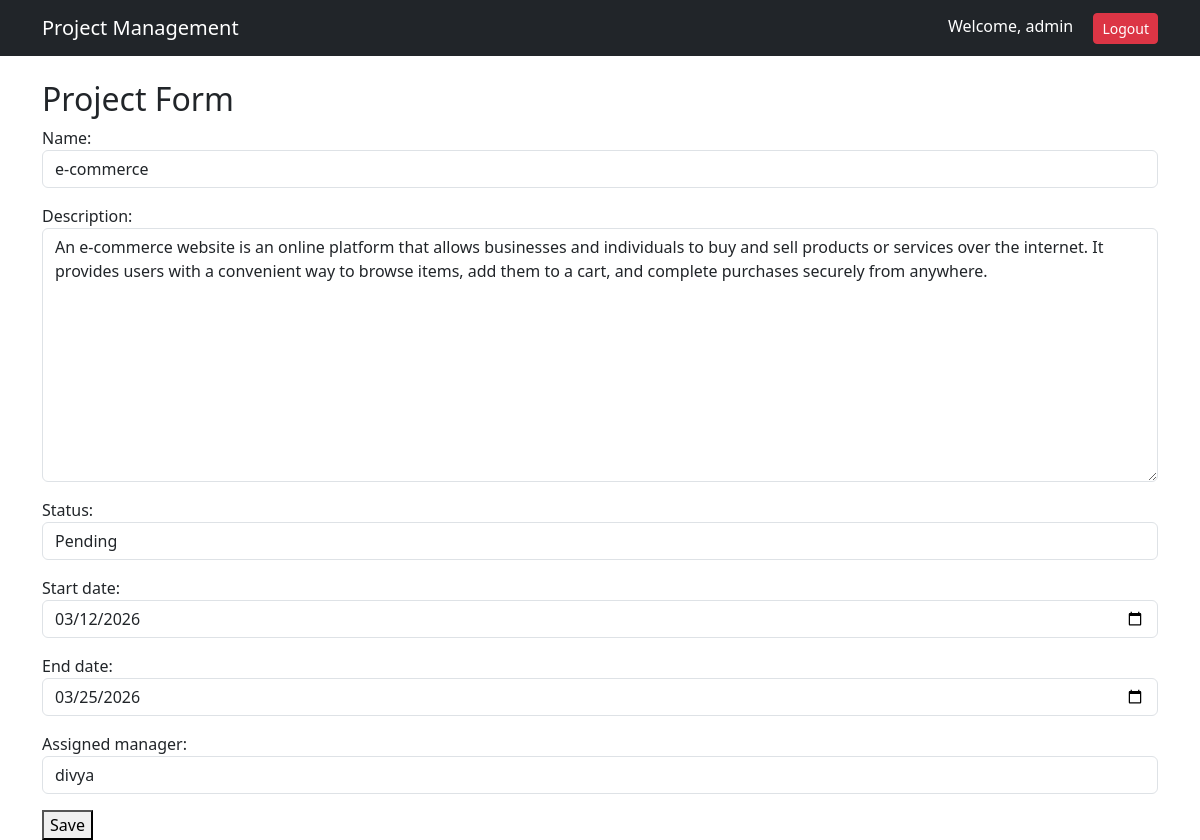
Screenshot of /projectupdate/4/ (signed in) with the database file from the repository.
### core/models.py (models this page shows, shortened)
class CustomUser(AbstractUser):
    USER_TYPE_CHOICES = (
        ('admin', 'Admin'),
        ('employee', 'Employee'),
    )
    user_type = models.CharField(max_length=20, choices=USER_TYPE_CHOICES, default='employee')
    phone = models.CharField(max_length=15, blank=True, null=True)
    profile_image = models.ImageField(upload_to='profiles/', blank=True, null=True)
    def __str__(self):
        return self.username

class Project(models.Model):
    STATUS_CHOICES = [
        ('Pending', 'Pending'),
        ('In Progress', 'In Progress'),
        ('Completed', 'Completed'),
    ]
    name = models.CharField(max_length=200)
    description = models.TextField()
    status = models.CharField(max_length=20, choices=STATUS_CHOICES, default='Pending')
    start_date = models.DateField()
    end_date = models.DateField()
    assigned_manager = models.ForeignKey(settings.AUTH_USER_MODEL, on_delete=models.CASCADE, related_name='managed_projects')

### core/views.py (the view)
# urls.py: path('projectupdate/<int:id>/', projectupdatefn),
@admin_required
def projectupdatefn(request, id):
    project = Project.objects.get(id=id)
    if request.method == 'POST':
        form = ProjectForm(request.POST, instance=project)
        if form.is_valid():
            form.save()
            return redirect('/projectlist/')
    else:
        form = ProjectForm(instance=project)
    return render(request, 'projectform.html', {'form': form})

### core/forms.py
class ProjectForm(forms.ModelForm):
    class Meta:
        model = Project
        fields = '__all__'
        widgets = {
            'name': forms.TextInput(attrs={'class': 'form-control'}),
            'description': forms.Textarea(attrs={'class': 'form-control'}),
            'status': forms.Select(attrs={'class': 'form-control'}),
            'start_date': forms.DateInput(attrs={'class': 'form-control', 'type': 'date'}),
            'end_date': forms.DateInput(attrs={'class': 'form-control', 'type': 'date'}),
            'assigned_manager': forms.Select(attrs={'class': 'form-control'}),
        }

### core/templates/projectform.html (shortened to what this page needs)
{% extends "base.html" %}
{% block content %}
<h2>Project Form</h2>
<form method="POST">
    {{ form.as_p }}
    <button type="submit">Save</button>
</form>
{% endblock %}

### core/templates/base.html (shortened to what this page needs)
{% load static %}
<!DOCTYPE html>
<html>
    <link href="https://cdn.jsdelivr.net/npm/bootstrap@5.3.2/dist/css/bootstrap.min.css" rel="stylesheet">
      {% load static %}
    <link rel="stylesheet" href="{% static 'css/style.css' %}">
</head>
<body>
<nav class="navbar navbar-expand-lg navbar-dark bg-dark">
    <div class="container">
        <a class="navbar-brand" href="/">Project Management</a>
        <div class="ms-auto">
            {% if user.is_authenticated %}
                <span class="text-white me-3">
                    Welcome, {{ user.username }}
                </span>
                <a href="/logout/" class="btn btn-danger btn-sm">
                    Logout
                </a>
            {% endif %}
        </div>
    </div>
</nav>
<div class="container mt-4">
    {% block content %}
    {% endblock %}
</div>
</body>
</html>

### rows the page displays
CustomUser: username "admin"
Project: name "e-commerce", description "An e-commerce website is an online platform that allows businesses and individuals to buy and sell products or services over the internet. It provides users with a convenient way to browse items, add them to a cart, and complete purchases securely from anywhere.", status "Pending", start_date "03/12/2026", end_date "03/25/2026", assigned_manager "divya"
